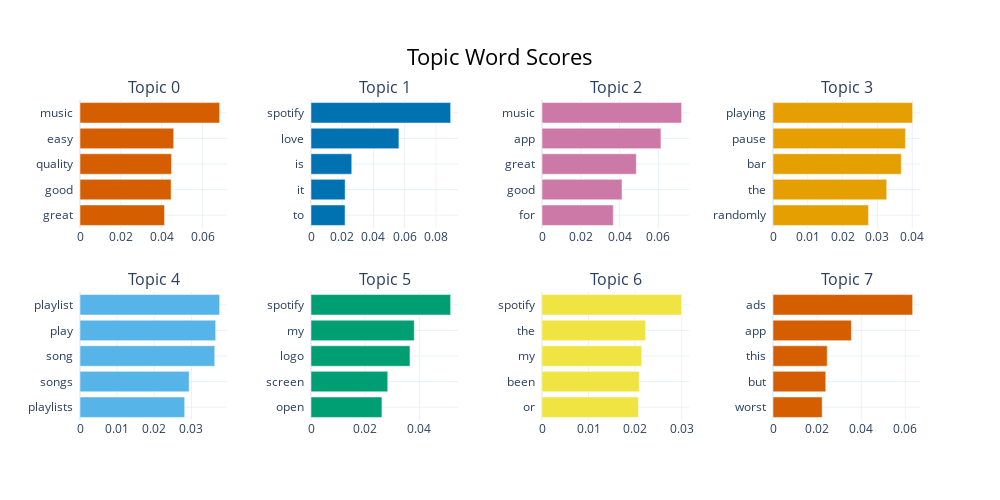

Notebook code for this chart:
### Code cell
topic_model.visualize_barchart()

### Figure 1 — Plotly figure (JSON) as saved in the notebook; plotly's stock layout.template omitted (floating-point values rounded to 4 significant figures)
{"data": [{"marker": {"color": "#D55E00"}, "orientation": "h", "type": "bar", "x": [0.04138, 0.04459, 0.0448, 0.04586, 0.06834], "xaxis": "x", "y": ["great  ", "good  ", "quality  ", "easy  ", "music  "], "yaxis": "y"}, {"marker": {"color": "#0072B2"}, "orientation": "h", "type": "bar", "x": [0.02181, 0.02186, 0.02608, 0.05628, 0.08938], "xaxis": "x2", "y": ["to  ", "it  ", "is  ", "love  ", "spotify  "], "yaxis": "y2"}, {"marker": {"color": "#CC79A7"}, "orientation": "h", "type": "bar", "x": [0.03677, 0.04126, 0.04863, 0.06134, 0.07201], "xaxis": "x3", "y": ["for  ", "good  ", "great  ", "app  ", "music  "], "yaxis": "y3"}, {"marker": {"color": "#E69F00"}, "orientation": "h", "type": "bar", "x": [0.02745, 0.03267, 0.03685, 0.03805, 0.04012], "xaxis": "x4", "y": ["randomly  ", "the  ", "bar  ", "pause  ", "playing  "], "yaxis": "y4"}, {"marker": {"color": "#56B4E9"}, "orientation": "h", "type": "bar", "x": [0.0282, 0.02941, 0.03629, 0.03654, 0.03762], "xaxis": "x5", "y": ["playlists  ", "songs  ", "song  ", "play  ", "playlist  "], "yaxis": "y5"}, {"marker": {"color": "#009E73"}, "orientation": "h", "type": "bar", "x": [0.02618, 0.02833, 0.03653, 0.03812, 0.05155], "xaxis": "x6", "y": ["open  ", "screen  ", "logo  ", "my  ", "spotify  "], "yaxis": "y6"}, {"marker": {"color": "#F0E442"}, "orientation": "h", "type": "bar", "x": [0.02073, 0.02089, 0.02142, 0.02225, 0.03], "xaxis": "x7", "y": ["or  ", "been  ", "my  ", "the  ", "spotify  "], "yaxis": "y7"}, {"marker": {"color": "#D55E00"}, "orientation": "h", "type": "bar", "x": [0.02229, 0.02393, 0.02458, 0.03552, 0.06329], "xaxis": "x8", "y": ["worst  ", "but  ", "this  ", "app  ", "ads  "], "yaxis": "y8"}], "layout": {"annotations": [{"font": {"size": 16}, "showarrow": false, "text": "Topic 0", "x": 0.0875, "xanchor": "center", "xref": "paper", "y": 1, "yanchor": "bottom", "yref": "paper"}, {"font": {"size": 16}, "showarrow": false, "text": "Topic 1", "x": 0.3625, "xanchor": "center", "xref": "paper", "y": 1, "yanchor": "bottom", "yref": "paper"}, {"font": {"size": 16}, "showarrow": false, "text": "Topic 2", "x": 0.6375, "xanchor": "center", "xref": "paper", "y": 1, "yanchor": "bottom", "yref": "paper"}, {"font": {"size": 16}, "showarrow": false, "text": "Topic 3", "x": 0.9125, "xanchor": "center", "xref": "paper", "y": 1, "yanchor": "bottom", "yref": "paper"}, {"font": {"size": 16}, "showarrow": false, "text": "Topic 4", "x": 0.0875, "xanchor": "center", "xref": "paper", "y": 0.4, "yanchor": "bottom", "yref": "paper"}, {"font": {"size": 16}, "showarrow": false, "text": "Topic 5", "x": 0.3625, "xanchor": "center", "xref": "paper", "y": 0.4, "yanchor": "bottom", "yref": "paper"}, {"font": {"size": 16}, "showarrow": false, "text": "Topic 6", "x": 0.6375, "xanchor": "center", "xref": "paper", "y": 0.4, "yanchor": "bottom", "yref": "paper"}, {"font": {"size": 16}, "showarrow": false, "text": "Topic 7", "x": 0.9125, "xanchor": "center", "xref": "paper", "y": 0.4, "yanchor": "bottom", "yref": "paper"}], "height": 500, "hoverlabel": {"bgcolor": "white", "font": {"family": "Rockwell", "size": 16}}, "showlegend": false, "title": {"font": {"color": "Black", "size": 22}, "text": "Topic Word Scores", "x": 0.5, "xanchor": "center", "yanchor": "top"}, "width": 1000, "xaxis": {"anchor": "y", "domain": [0, 0.175], "showgrid": true}, "xaxis2": {"anchor": "y2", "domain": [0.275, 0.45], "showgrid": true}, "xaxis3": {"anchor": "y3", "domain": [0.55, 0.725], "showgrid": true}, "xaxis4": {"anchor": "y4", "domain": [0.825, 1], "showgrid": true}, "xaxis5": {"anchor": "y5", "domain": [0, 0.175], "showgrid": true}, "xaxis6": {"anchor": "y6", "domain": [0.275, 0.45], "showgrid": true}, "xaxis7": {"anchor": "y7", "domain": [0.55, 0.725], "showgrid": true}, "xaxis8": {"anchor": "y8", "domain": [0.825, 1], "showgrid": true}, "yaxis": {"anchor": "x", "domain": [0.6, 1], "showgrid": true}, "yaxis2": {"anchor": "x2", "domain": [0.6, 1], "showgrid": true}, "yaxis3": {"anchor": "x3", "domain": [0.6, 1], "showgrid": true}, "yaxis4": {"anchor": "x4", "domain": [0.6, 1], "showgrid": true}, "yaxis5": {"anchor": "x5", "domain": [0, 0.4], "showgrid": true}, "yaxis6": {"anchor": "x6", "domain": [0, 0.4], "showgrid": true}, "yaxis7": {"anchor": "x7", "domain": [0, 0.4], "showgrid": true}, "yaxis8": {"anchor": "x8", "domain": [0, 0.4], "showgrid": true}}}
